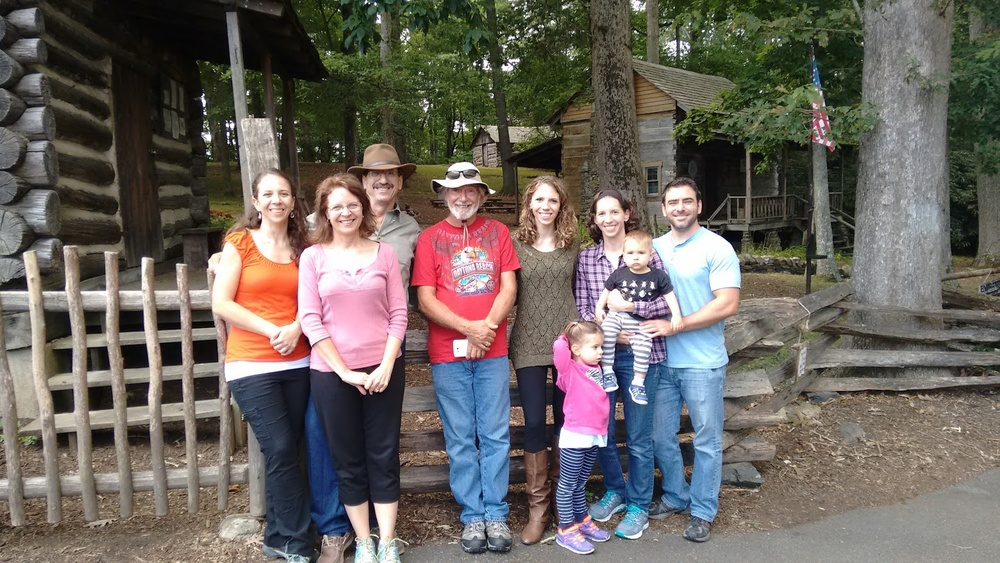
#> input picture python/faces/faces.jpg, 1000 x 563 px, shrunk from 1560 x 878 before the run
$ python face_detect.py
#> lines starting #> are read from the running program, lines starting #| are printed output that depends on the picture; after the words box and inside, x2 and y2 are one past the last pixel; in counts of white or black regions, pixels touching at a corner belong together
#!/usr/bin/env python

import numpy as np
import cv2
face_cascade = cv2.CascadeClassifier('../../xml_files/haarcascade_frontalface_default.xml')
#eye_cascade = cv2.CascadeClassifier('haarcascade_eye.xml')
img = cv2.imread('faces.jpg')
#> img is the input picture: shape (563, 1000, 3); mean B, G, R 94.9, 100.8, 107.2
gray = cv2.cvtColor(img, cv2.COLOR_BGR2GRAY)
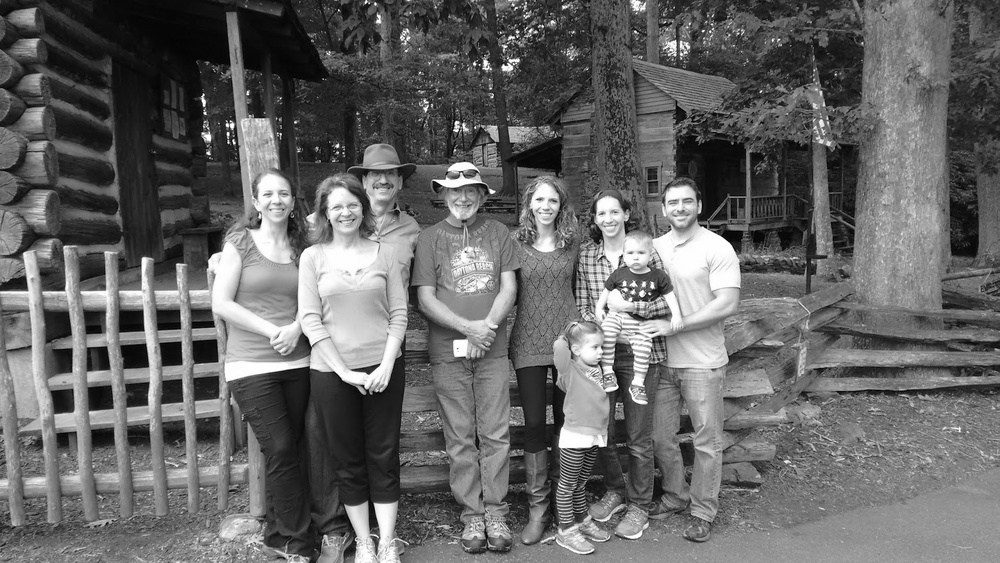
#> gray: shape (563, 1000); min 0, max 255, mean 102

faces = face_cascade.detectMultiScale(gray, 1.3, 5)
#> faces = [[251, 175, 48, 48], [527, 186, 37, 37], [658, 184, 45, 45], [322, 189, 46, 46], [591, 199, 35, 35]]
for (x,y,w,h) in faces:
    cv2.rectangle(img,(x,y),(x+w,y+h),(255,0,0),2)
    roi_gray = gray[y:y+h, x:x+w]
    roi_color = img[y:y+h, x:x+w]
#> this loop made 5 passes
#> pass 1, `roi_gray = gray[y:y+h, x:x+w]`:
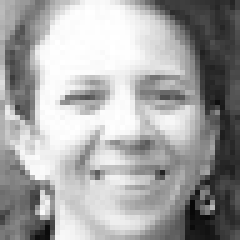
#> roi_gray: shape (48, 48) (shown 5 times larger); min 7, max 255, mean 164.1
#> pass 1, `roi_color = img[y:y+h, x:x+w]`:
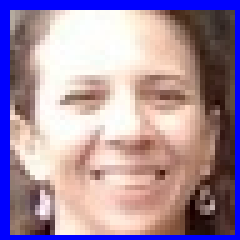
#> roi_color: shape (48, 48, 3) (shown 5 times larger); mean B, G, R 163, 142.5, 166
#> pass 2, `roi_gray = gray[y:y+h, x:x+w]`:
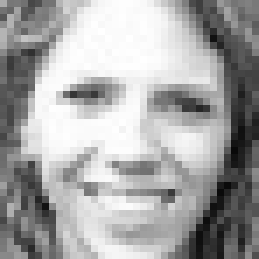
#> roi_gray: shape (37, 37) (shown 7 times larger); min 9, max 255, mean 165.9
#> pass 2, `roi_color = img[y:y+h, x:x+w]`:
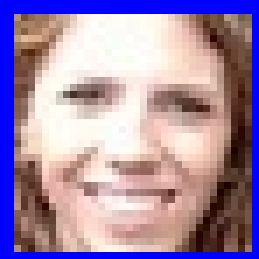
#> roi_color: shape (37, 37, 3) (shown 7 times larger); mean B, G, R 168.8, 138.8, 163.3
#> after the loop:
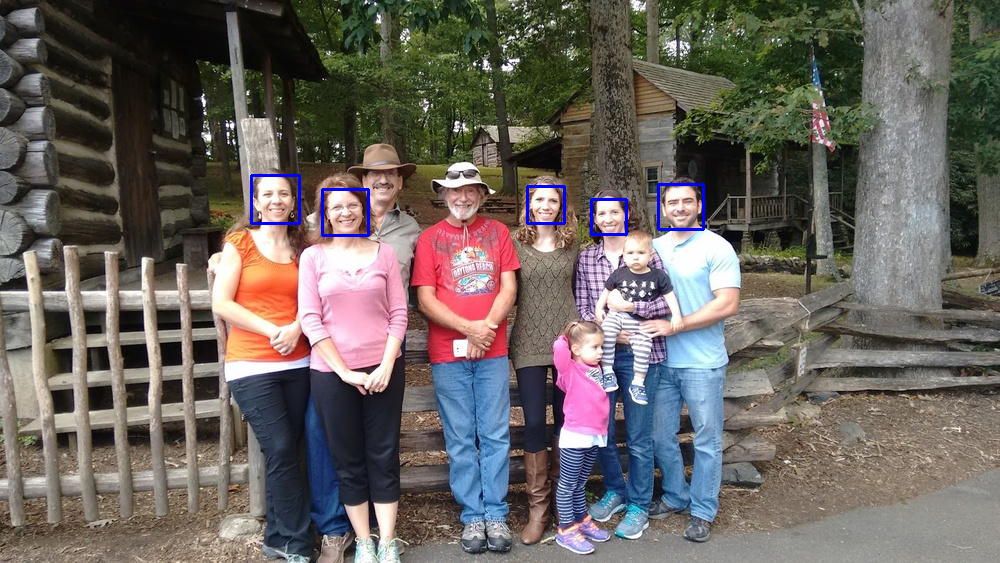
#> img: shape (563, 1000, 3); 0.45% of pixels changed, all inside (x1, y1, x2, y2) = (250, 174, 705, 237)
    #eyes = eye_cascade.detectMultiScale(roi_gray)
    #for (ex,ey,ew,eh) in eyes:
        #cv2.rectangle(roi_color,(ex,ey),(ex+ew,ey+eh),(0,255,0),2)
cv2.imshow('img',img)
cv2.waitKey(0)
cv2.destroyAllWindows()

$ run again, with python/faces/face.jpg copied over python/faces/faces.jpg
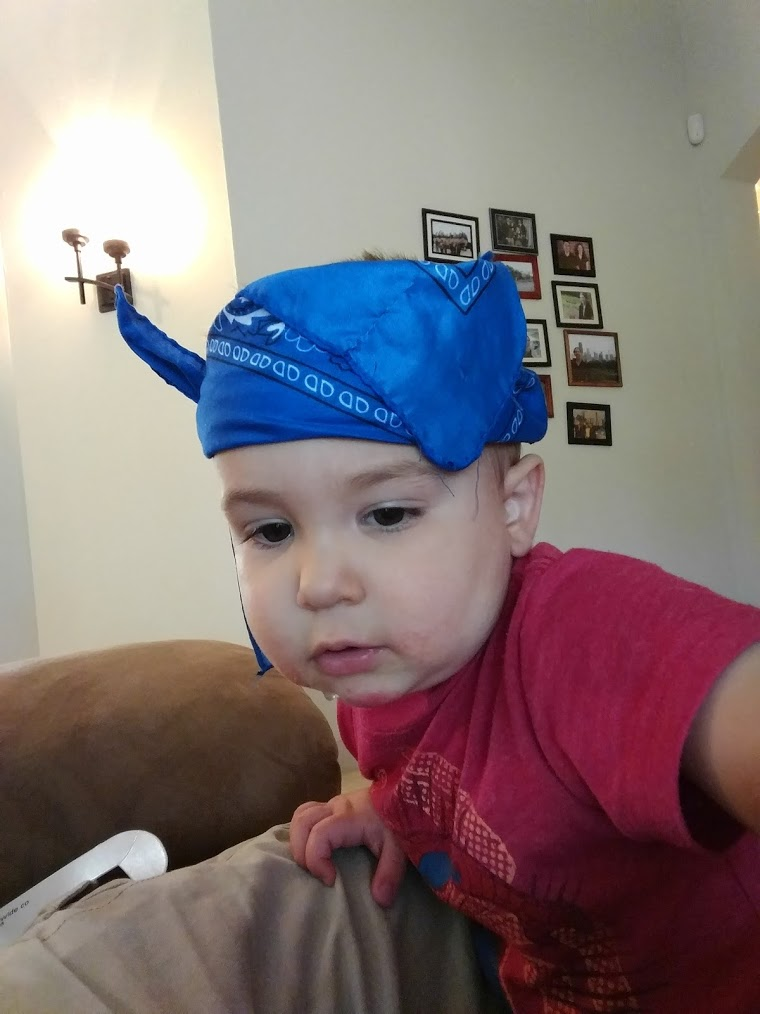
#> input picture python/faces/face.jpg, 760 x 1014 px
#> img is the input picture: shape (1014, 760, 3); mean B, G, R 119.3, 117.3, 130.5
#> `gray = cv2.cvtColor(img, cv2.COLOR_BGR2GRAY)`:
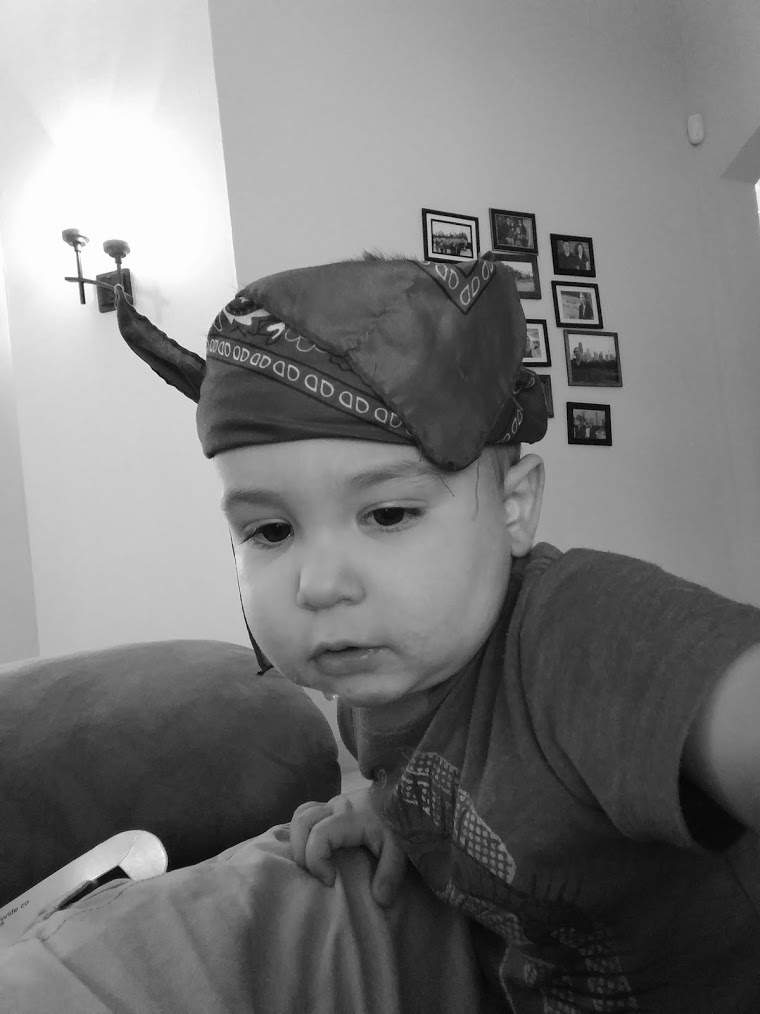
#> gray: shape (1014, 760); min 0, max 255, mean 121.5
#> faces = [[160, 398, 331, 331]]
#> the loop `for (x,y,w,h) in faces:` made 1 pass
#> after the loop `for (x,y,w,h) in faces:`:
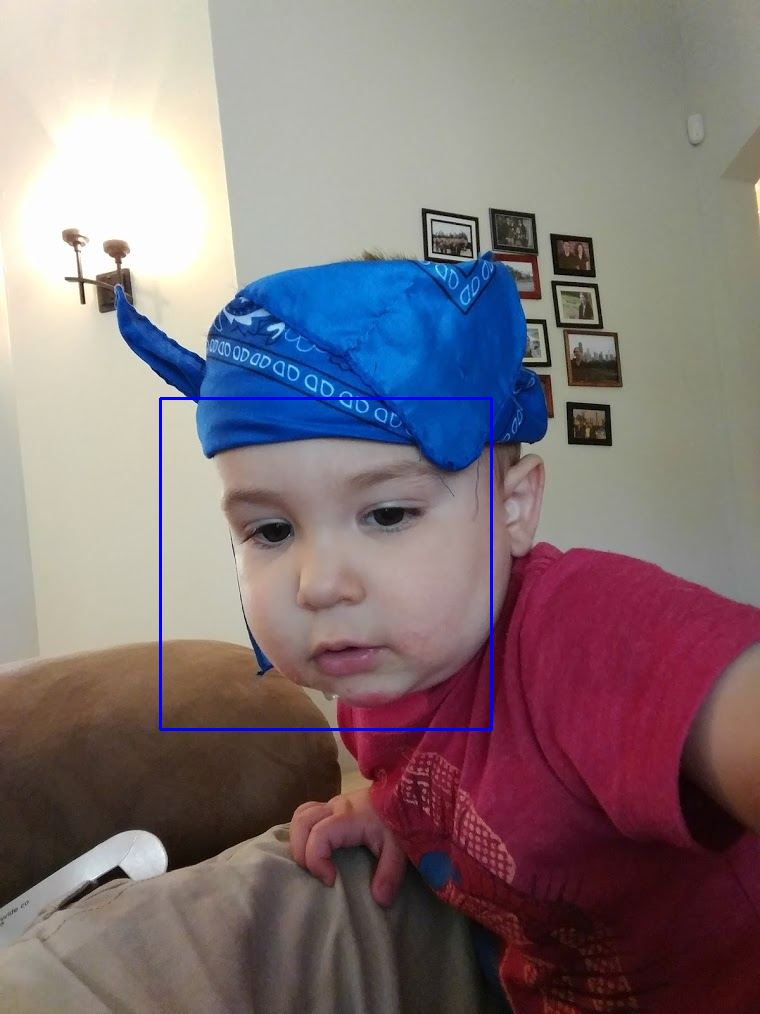
#> img: shape (1014, 760, 3); 0.51% of pixels changed, all inside (x1, y1, x2, y2) = (159, 397, 493, 731)
